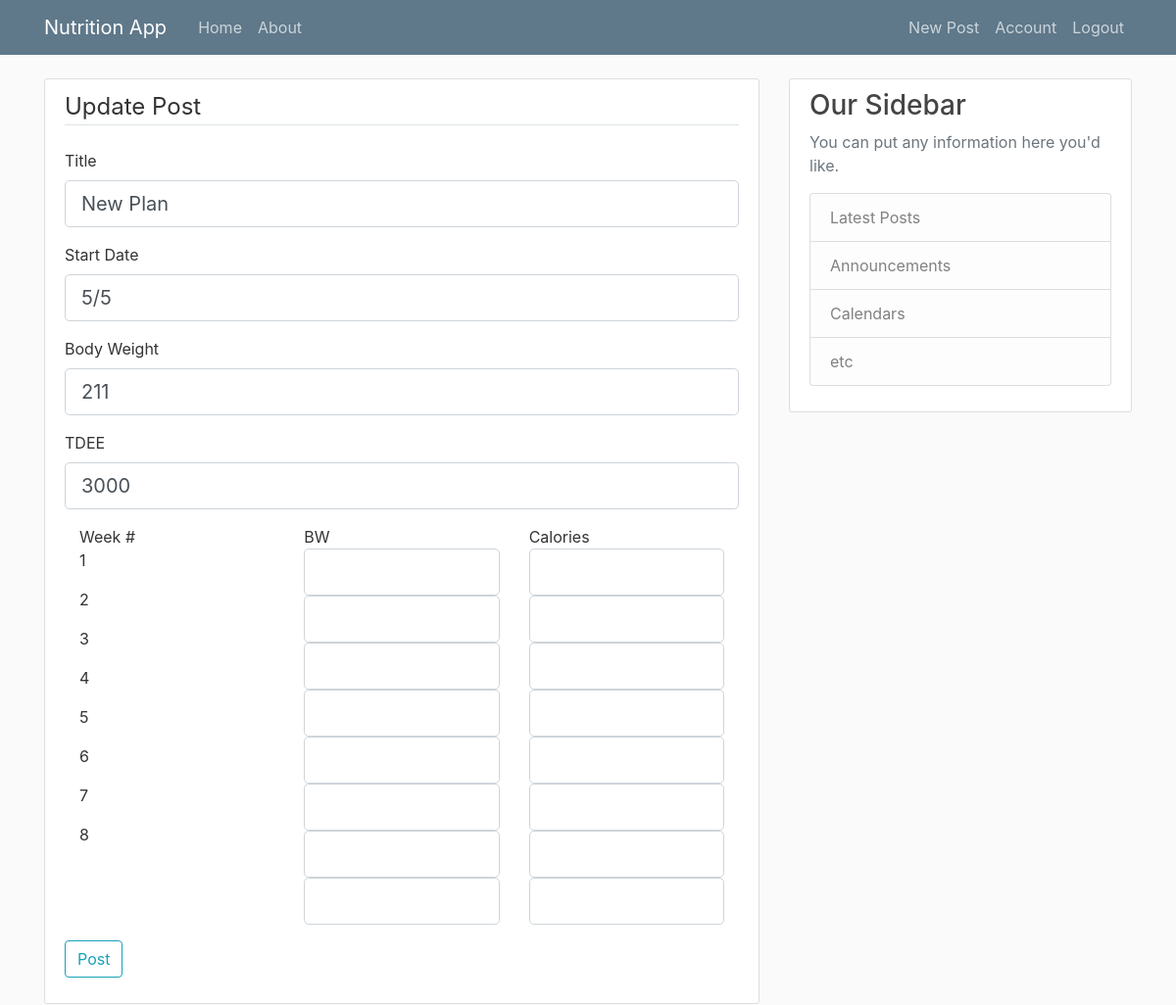
The app's page /post/2 (signed in) with its own data.
### nutritionapp/models.py (models this page shows, shortened)
class Post(db.Model):
    id = db.Column(db.Integer, primary_key=True)
    title = db.Column(db.String(100), nullable=False)
    start_date = db.Column(db.String(100), nullable=False)
    body_weight = db.Column(db.String(100), nullable=False)
    weekly_bw1 = db.Column(db.String(100), nullable=True)
    weekly_bw2 = db.Column(db.String(100), nullable=True)
    weekly_bw3 = db.Column(db.String(100), nullable=True)
    weekly_bw4 = db.Column(db.String(100), nullable=True)
    weekly_bw5 = db.Column(db.String(100), nullable=True)
    weekly_bw6 = db.Column(db.String(100), nullable=True)
    weekly_bw7 = db.Column(db.String(100), nullable=True)
    weekly_bw8 = db.Column(db.String(100), nullable=True)
    weekly_calories1 = db.Column(db.Integer, nullable=True)
    weekly_calories2 = db.Column(db.Integer, nullable=True)
    weekly_calories3 = db.Column(db.Integer, nullable=True)
    weekly_calories4 = db.Column(db.Integer, nullable=True)
    weekly_calories5 = db.Column(db.Integer, nullable=True)
    weekly_calories6 = db.Column(db.Integer, nullable=True)
    weekly_calories7 = db.Column(db.Integer, nullable=True)
    weekly_calories8 = db.Column(db.Integer, nullable=True)
    tdee = db.Column(db.String(100), nullable=False)
    date_posted = db.Column(db.DateTime, nullable=False, default=datetime.utcnow)
    user_id = db.Column(db.Integer, db.ForeignKey('user.id'), nullable=False)

### nutritionapp/routes.py (the view)
@app.route("/post/<int:post_id>", methods=['GET', 'POST'])
def post(post_id):
    post = Post.query.get_or_404(post_id)
    if post.author != current_user:
        abort(403)
    form = PostForm()
    if form.validate_on_submit():
        post.title = form.title.data
        post.start_date = form.start_date.data
        post.body_weight = form.body_weight.data
        post.tdee = form.tdee.data
        post.weekly_bw1 = form.weekly_bw1.data
        post.weekly_bw2 = form.weekly_bw2.data
        post.weekly_bw3 = form.weekly_bw3.data
        post.weekly_bw4 = form.weekly_bw4.data
        post.weekly_bw5 = form.weekly_bw5.data
        post.weekly_bw6 = form.weekly_bw6.data
        post.weekly_bw7 = form.weekly_bw7.data
        post.weekly_bw8 = form.weekly_bw8.data
        post.weekly_calories1 = form.weekly_calories1.data
        post.weekly_calories2 = form.weekly_calories2.data
        post.weekly_calories3 = form.weekly_calories3.data
        post.weekly_calories4 = form.weekly_calories4.data
        post.weekly_calories5 = form.weekly_calories5.data
        post.weekly_calories6 = form.weekly_calories6.data
        post.weekly_calories7 = form.weekly_calories7.data
        post.weekly_calories8 = form.weekly_calories8.data
        db.session.commit()
        flash('Your post has been updated!', 'success')
        return redirect(url_for('post', post_id=post.id))
    elif request.method == 'GET':
        form.title.data = post.title
        form.start_date.data = post.start_date
        form.body_weight.data = post.body_weight
        form.tdee.data = post.tdee
        form.weekly_bw1.data = post.weekly_bw1
        form.weekly_bw2.data = post.weekly_bw2
        form.weekly_bw3.data = post.weekly_bw3
        form.weekly_bw4.data = post.weekly_bw4
        form.weekly_bw5.data = post.weekly_bw5
        form.weekly_bw6.data = post.weekly_bw6
        form.weekly_bw7.data = post.weekly_bw7
        form.weekly_bw8.data = post.weekly_bw8
        form.weekly_calories1.data = post.weekly_calories1
        form.weekly_calories2.data = post.weekly_calories2
        form.weekly_calories3.data = post.weekly_calories3
        form.weekly_calories4.data = post.weekly_calories4
        form.weekly_calories5.data = post.weekly_calories5
        form.weekly_calories6.data = post.weekly_calories6
        form.weekly_calories7.data = post.weekly_calories7
        form.weekly_calories8.data = post.weekly_calories8
    return render_template('create_post.html', title='Update Post',
                           form=form, legend='Update Post')

### nutritionapp/forms.py
class PostForm(FlaskForm):
    title = StringField('Title', validators=[DataRequired()])
    start_date = StringField('Start Date', validators=[DataRequired()])
    body_weight = StringField('Body Weight', validators=[DataRequired()])
    weekly_bw1 = StringField('BW')
    weekly_bw2 = StringField('BW')
    weekly_bw3 = StringField('BW')
    weekly_bw4 = StringField('BW')
    weekly_bw5 = StringField('BW')
    weekly_bw6 = StringField('BW')
    weekly_bw7 = StringField('BW')
    weekly_bw8 = StringField('BW')
    weekly_calories1 = StringField('Calories')
    weekly_calories2 = StringField('Calories')
    weekly_calories3 = StringField('Calories')
    weekly_calories4 = StringField('Calories')
    weekly_calories5 = StringField('Calories')
    weekly_calories6 = StringField('Calories')
    weekly_calories7 = StringField('Calories')
    weekly_calories8 = StringField('Calories')
    tdee = StringField('TDEE', validators=[DataRequired()])
    submit = SubmitField('Post')

### nutritionapp/models.py (called while the page is built)
@login_manager.user_loader
def load_user(user_id):
    return User.query.get(int(user_id))

### nutritionapp/templates/create_post.html (shortened to what this page needs)
{% extends "layout.html" %}
{% block content %}
<div class="content-section">
    <form method="POST" action="">
        <fieldset class="form-group">
            <legend class="border-bottom mb-4">{{ legend }}</legend>
            <div class="form-group">
                {{ form.title.label(class="form-control-label") }}
                {% if form.title.errors %}
                    {{ form.title(class="form-control form-control-lg is-invalid") }}
                    <div class="invalid-feedback">
                        {% for error in form.title.errors %}
                            <span>{{ error }}</span>
                        {% endfor %}
                    </div>
                {% else %}
                    {{ form.title(class="form-control form-control-lg") }}
                {% endif %}
            </div>
            <div class="form-group">
                {{ form.start_date.label(class="form-control-label") }}
                {% if form.start_date.errors %}
                    {{ form.start_date(class="form-control form-control-lg is-invalid") }}
                    <div class="invalid-feedback">
                        {% for error in form.start_date.errors %}
                            <span>{{ error }}</span>
                        {% endfor %}
                    </div>
                {% else %}
                    {{ form.start_date(class="form-control form-control-lg") }}
                {% endif %}
            </div>
            <div class="form-group">
                {{ form.body_weight.label(class="form-control-label") }}
                {% if form.body_weight.errors %}
                    {{ form.body_weight(class="form-control form-control-lg is-invalid") }}
                    <div class="invalid-feedback">
                        {% for error in form.body_weight.errors %}
                            <span>{{ error }}</span>
                        {% endfor %}
                    </div>
                {% else %}
                    {{ form.body_weight(class="form-control form-control-lg") }}
                {% endif %}
            </div>
            <div class="form-group">
                {{ form.tdee.label(class="form-control-label") }}
                {% if form.tdee.errors %}
                    {{ form.tdee(class="form-control form-control-lg is-invalid") }}
                    <div class="invalid-feedback">
                        {% for error in form.tdee.errors %}
                            <span>{{ error }}</span>
                        {% endfor %}
                    </div>
                {% else %}
                    {{ form.tdee(class="form-control form-control-lg") }}
                {% endif %}
            </div>
            <div class="container">
              <div class="row">
                <div class="col-sm">
                  Week #
                </div>
                <div class="col-sm">
                  BW
                </div>
                <div class="col-sm">
                    Calories
                </div>
              </div>
              <div class="row">
                <div class="col-sm">
                  <p>1</p>
                  <p>2</p>
                  <p>3</p>
                  <p>4</p>
                  <p>5</p>
                  <p>6</p>
                  <p>7</p>
                  <p>8</p>
                </div>
                <div class="col-sm">
                  {{ form.weekly_bw1(class="form-control form-control-lg") }}
                  {{ form.weekly_bw2(class="form-control form-control-lg") }}
                  {{ form.weekly_bw3(class="form-control form-control-lg") }}
                  {{ form.weekly_bw4(class="form-control form-control-lg") }}
                  {{ form.weekly_bw5(class="form-control form-control-lg") }}
                  {{ form.weekly_bw6(class="form-control form-control-lg") }}
                  {{ form.weekly_bw7(class="form-control form-control-lg") }}
                  {{ form.weekly_bw8(class="form-control form-control-lg") }}
                </div>
                <div class="col-sm">
                  {{ form.weekly_calories1(class="form-control form-control-lg") }}
                  {{ form.weekly_calories2(class="form-control form-control-lg") }}
                  {{ form.weekly_calories3(class="form-control form-control-lg") }}
                  {{ form.weekly_calories4(class="form-control form-control-lg") }}
                  {{ form.weekly_calories5(class="form-control form-control-lg") }}
                  {{ form.weekly_calories6(class="form-control form-control-lg") }}
                  {{ form.weekly_calories7(class="form-control form-control-lg") }}
                  {{ form.weekly_calories8(class="form-control form-control-lg") }}
                </div>
              </div>
            </div>
        </fieldset>
        <div class="form-group">
            {{ form.submit(class="btn btn-outline-info") }}
        </div>
    </form>
</div>
{% endblock content %}

### nutritionapp/static/main.css (style rules this page uses)
body { background: #fafafa; color: #333333; margin-top: 5rem; }
.content-section { background: #ffffff; padding: 10px 20px; border: 1px solid #dddddd; border-radius: 3px; margin-bottom: 20px; }

### records on screen
Post: title "New Plan", start_date "5/5", body_weight "211", tdee "3000"

### other values on screen
{{ legend }} "Update Post"
